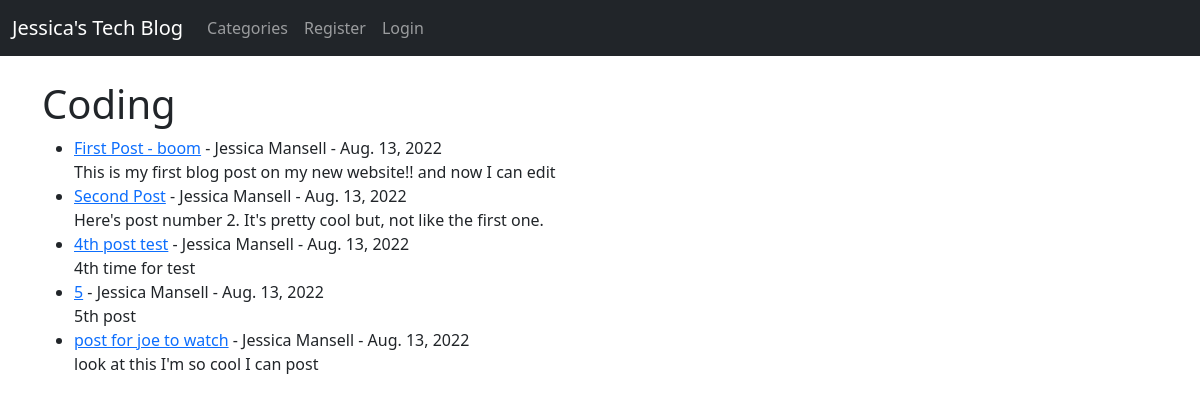
Page /category/coding/ on the earlier database version.
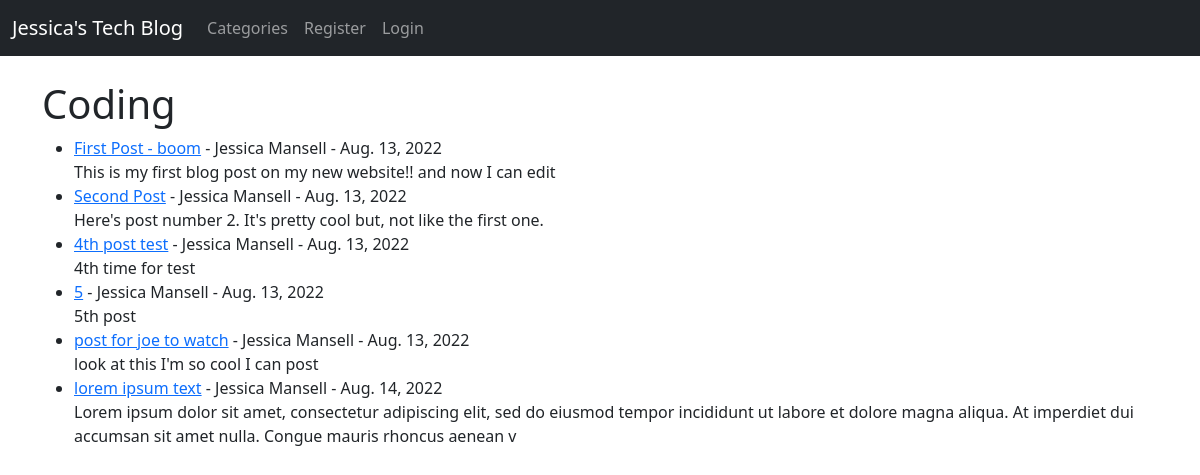
Same page on the later database version.
### blogsite/models.py (models this page shows, shortened)
class Post(models.Model):
    title = models.CharField(max_length=255)
    title_tag = models.CharField(max_length=255)
    author = models.ForeignKey(User, on_delete=models.CASCADE)
    body = models.TextField()
    post_date = models.DateField(auto_now_add=True)
    category = models.CharField(max_length=255, default='Coding')

### blogsite/views.py (the view)
# urls.py: path('category/<str:cats>/', CategoryView, name='category'),
def CategoryView(request, cats):
    category_posts = Post.objects.filter(category__iexact=cats.title().replace('-', ' '))
    return render(request, 'categories.html', {'cats':cats.title().replace('-', ' '), 'category_posts':category_posts})

### blogsite/templates/categories.html (shortened to what this page needs)
{% extends 'base.html' %}
{% block content %}
{% if category_posts %}
    <h1>{{ cats }}</h1>
    <ul>
    {% for post in category_posts %}
        <li><a href="{% url 'article-detail' post.pk %}">{{ post.title }}</a>
            - {{ post.author.first_name }}
            {{ post.author.last_name }} -
            {{ post.post_date }} <br/>
            {{ post.body|slice:":200"|safe }}</li>
    {% endfor %}
    </ul>
{% else %}
    <h3>Sorry, this page does not exist!</h3>
{% endif %}
{% endblock %}

Differences in the rows shown:
added Post: title "lorem ipsum text", author.first_name "Jessica", author.last_name "Mansell", post_date "Aug. 14, 2022", body "Lorem ipsum dolor sit amet, consectetur adipiscing elit, sed do eiusmod tempor incididunt ut labore et dolore magna aliqua. At imperdiet dui accumsan sit amet nulla. Congue mauris rhoncus aenean v"
